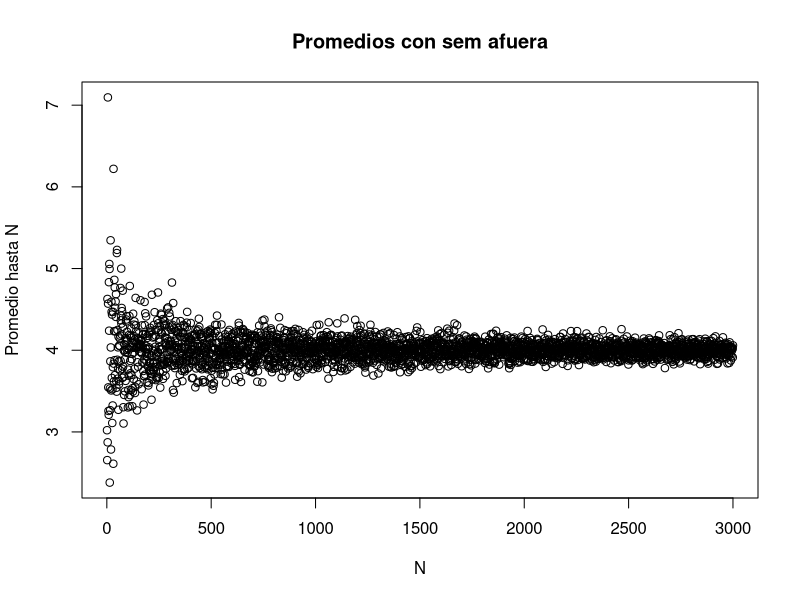
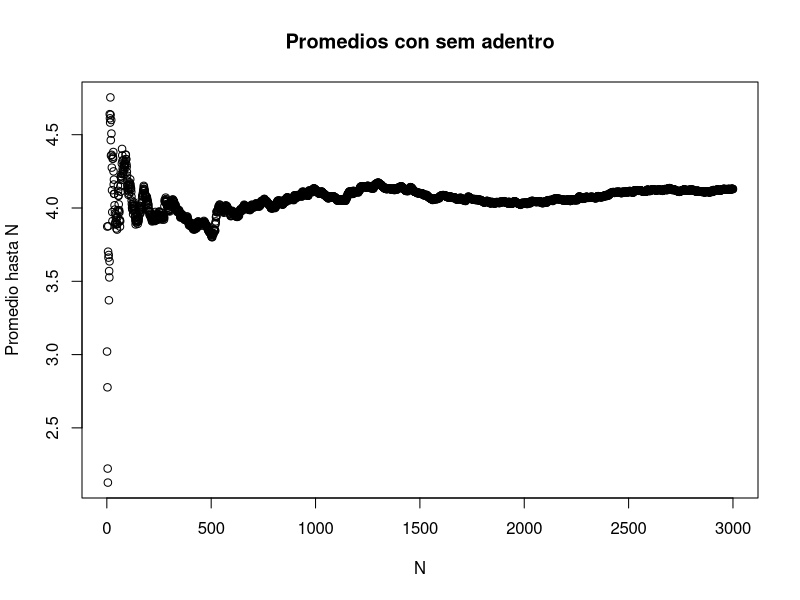
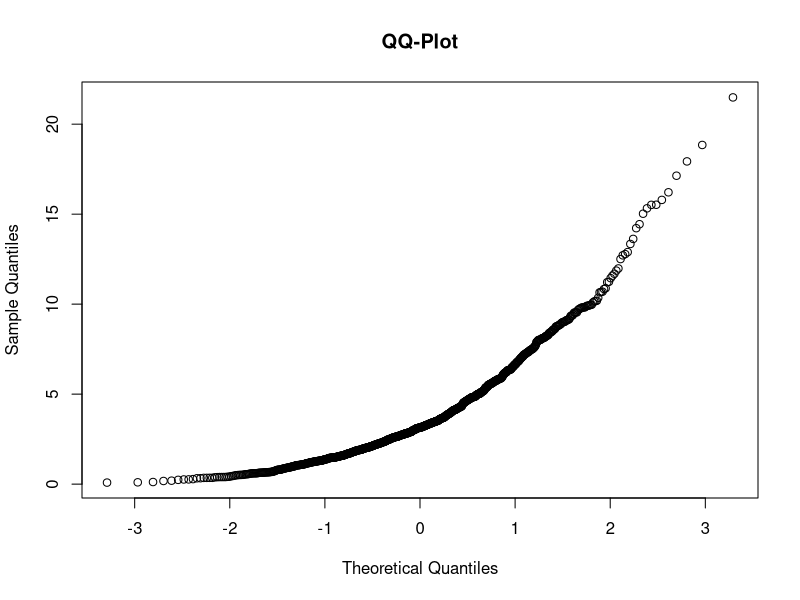
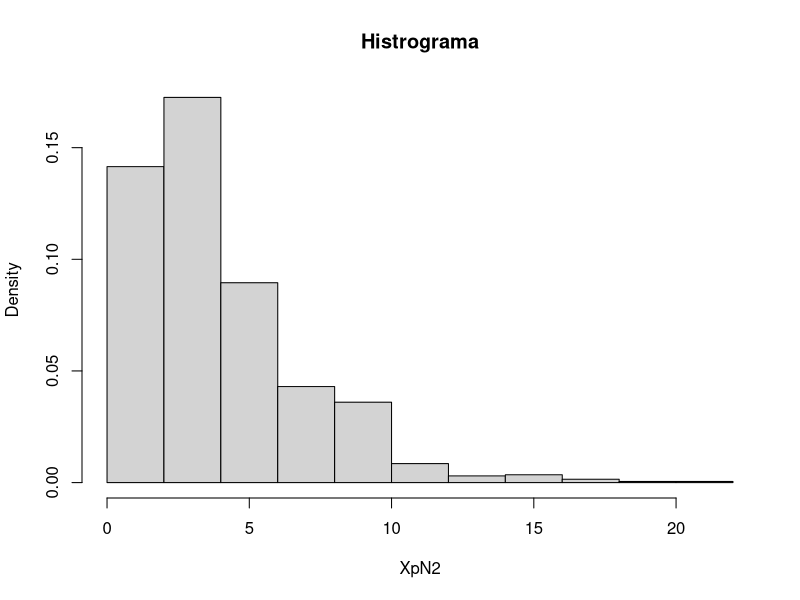
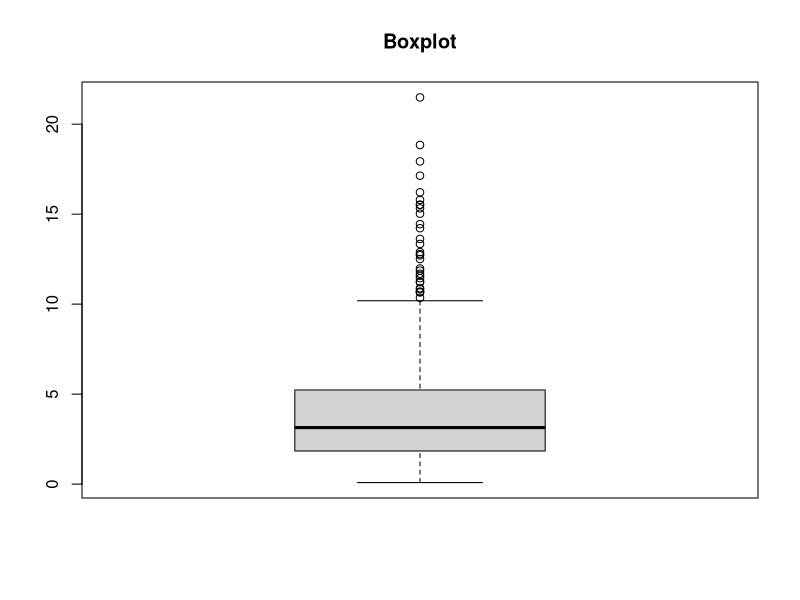
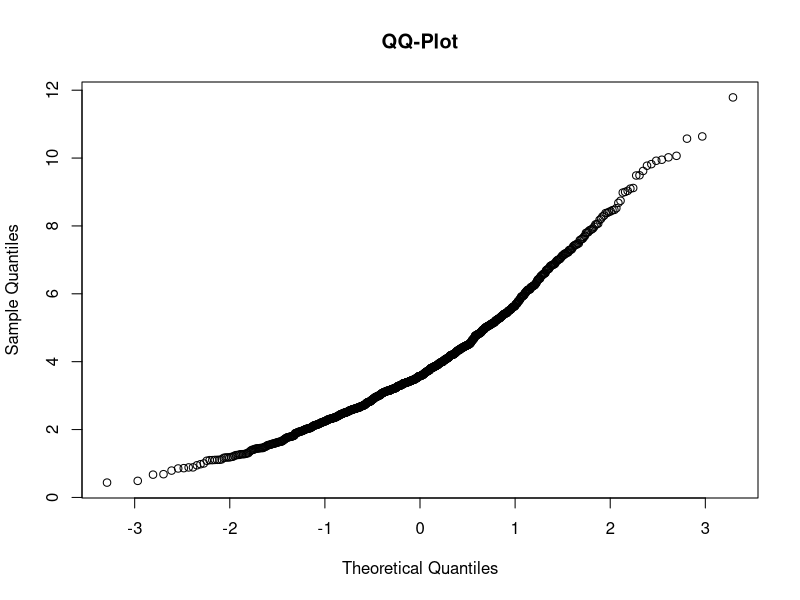
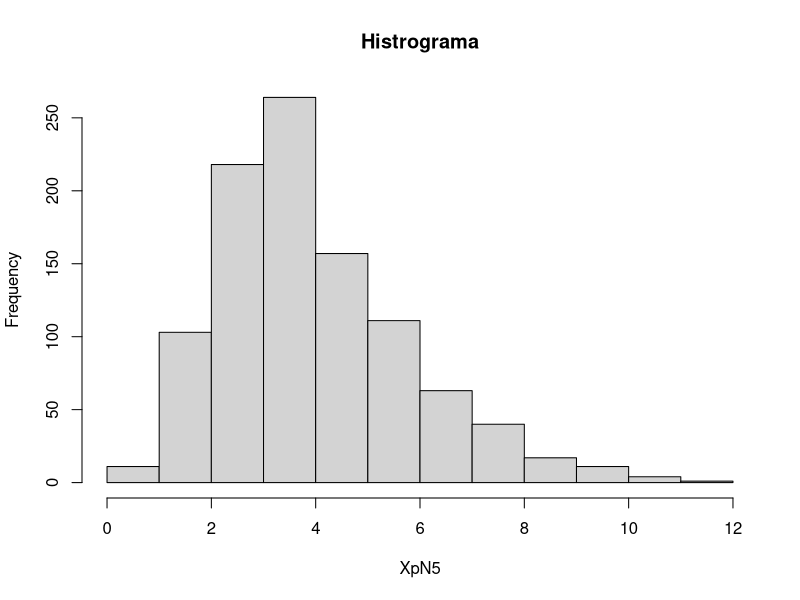
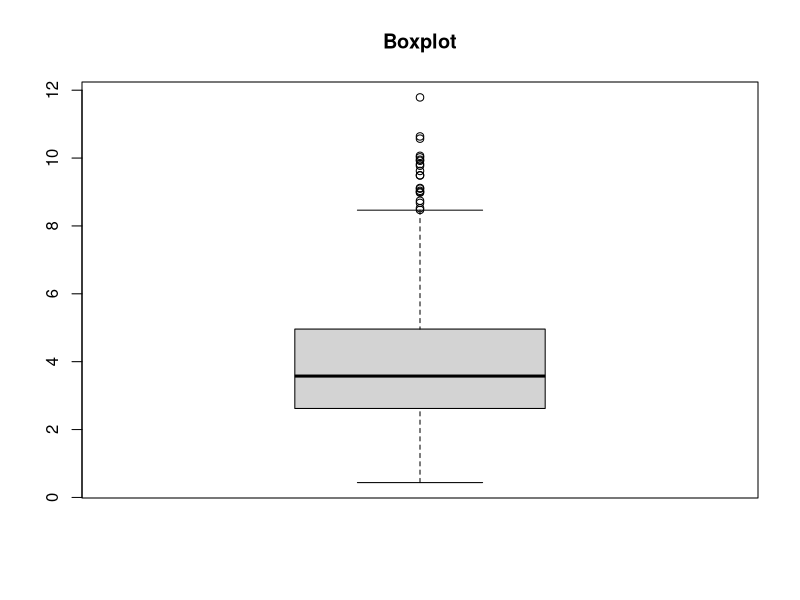

Source code (R) for these figures, in order:
###### INITIALIZATION ######
XpN1 <- numeric(3000)
XpN2 = numeric(1000)
XpN5 = numeric(1000)
XpN30 = numeric(1000)
XpN500 = numeric(1000)
lambda <- 1/4
EX1 <- 1/lambda
VX1 <- 1/(lambda^2)

###### EJERCICIO 1a ######
set.seed(1)
for (i in 1:3000){
  XpN1[i] <- mean(rexp(n=i,rate=lambda)) 
}
plot(XpN1, main="Promedios con sem afuera", xlab = "N", ylab = "Promedio hasta N")

###### EJERCICIO 1b ######
for (i in 1:3000){
  set.seed(1)
  XpN1[i] <- mean(rexp(n=i,rate=lambda)) 
}
plot(XpN1, main="Promedios con sem adentro", xlab = "N", ylab = "Promedio hasta N")

###### EJERCICIO 2a ######
n <- 2
for (i in 1:1000){
  XpN2[i] = mean(rexp(n=n, rate=lambda))
}
qqnorm(XpN2, main="QQ-Plot")
hist(XpN2, main="Histrograma",prob=T)
boxplot(XpN2,main="Boxplot")

###### EJERCICIO 2b ######
n <- 5
for (i in 1:1000){
  XpN5[i] = mean(rexp(n=n, rate=lambda))
}
qqnorm(XpN5, main="QQ-Plot")
hist(XpN5, main="Histrograma")
boxplot(XpN5,main="Boxplot")

###### EJERCICIO 2c1 ######
n <- 30
for (i in 1:1000){
  XpN30[i] = mean(rexp(n=n, rate=lambda))
}
qqnorm(XpN30, main="QQ-Plot")
hist(XpN30, main="Histrograma",prob=T)
boxplot(XpN30,main="Boxplot")

###### EJERCICIO 2c2 ######
n <- 500
for (i in 1:1000){
  XpN500[i] = mean(rexp(n=n, rate=lambda))
}
qqnorm(XpN500, main="QQ-Plot")
hist(XpN500, main="Histrograma",prob=T)
boxplot(XpN500,main="Boxplot")

###### EJERCICIO 2e ######
par(mfrow=c(1,4))
boxplot(XpN2,main="Boxplot N=2")
boxplot(XpN5,main="Boxplot N=5")
boxplot(XpN30,main="Boxplot N=30")
boxplot(XpN500,main="Boxplot N=500")

###### EJERCICIO 3b ######
XpN2estandarizada <- ((XpN2)-EX1)/sqrt(VX1/2)
XpN5estandarizada <- ((XpN5)-EX1)/sqrt(VX1/5)
XpN30estandarizada <- ((XpN30)-EX1)/sqrt(VX1/30)
XpN500estandarizada <- ((XpN500)-EX1)/sqrt(VX1/500)
par(mfrow=c(1,4))
boxplot(XpN2estandarizada,main="Boxplot estandarizado N=2")
boxplot(XpN5estandarizada,main="Boxplot estandarizado N=5")
boxplot(XpN30estandarizada,main="Boxplot estandarizado N=30")
boxplot(XpN500estandarizada,main="Boxplot estandarizado N=500")
qqnorm(XpN2estandarizada,main="QQ-Plot estandarizado N=2")
qqnorm(XpN5estandarizada,main="QQ-Plot estandarizado N=5")
qqnorm(XpN30estandarizada,main="QQ-Plot estandarizado N=30")
qqnorm(XpN500estandarizada,main="QQ-Plot estandarizado N=500")

###### EJERCICIO 3c ######
grilla <- seq(-4,4,by=0.1)
hist(XpN2estandarizada,main="Histrograma estandarizado N=2",prob=T)
lines(grilla,dnorm(grilla),col='red', lwd=2) 
hist(XpN5estandarizada,main="Histrograma estandarizado N=5",prob=T)
lines(grilla,dnorm(grilla),col='red', lwd=2) 
hist(XpN30estandarizada,main="Histrograma estandarizado N=30",prob=T)
lines(grilla,dnorm(grilla),col='red', lwd=2) 
hist(XpN500estandarizada,main="Histrograma estandarizado N=500",prob=T)
lines(grilla,dnorm(grilla),col='red', lwd=2) 
